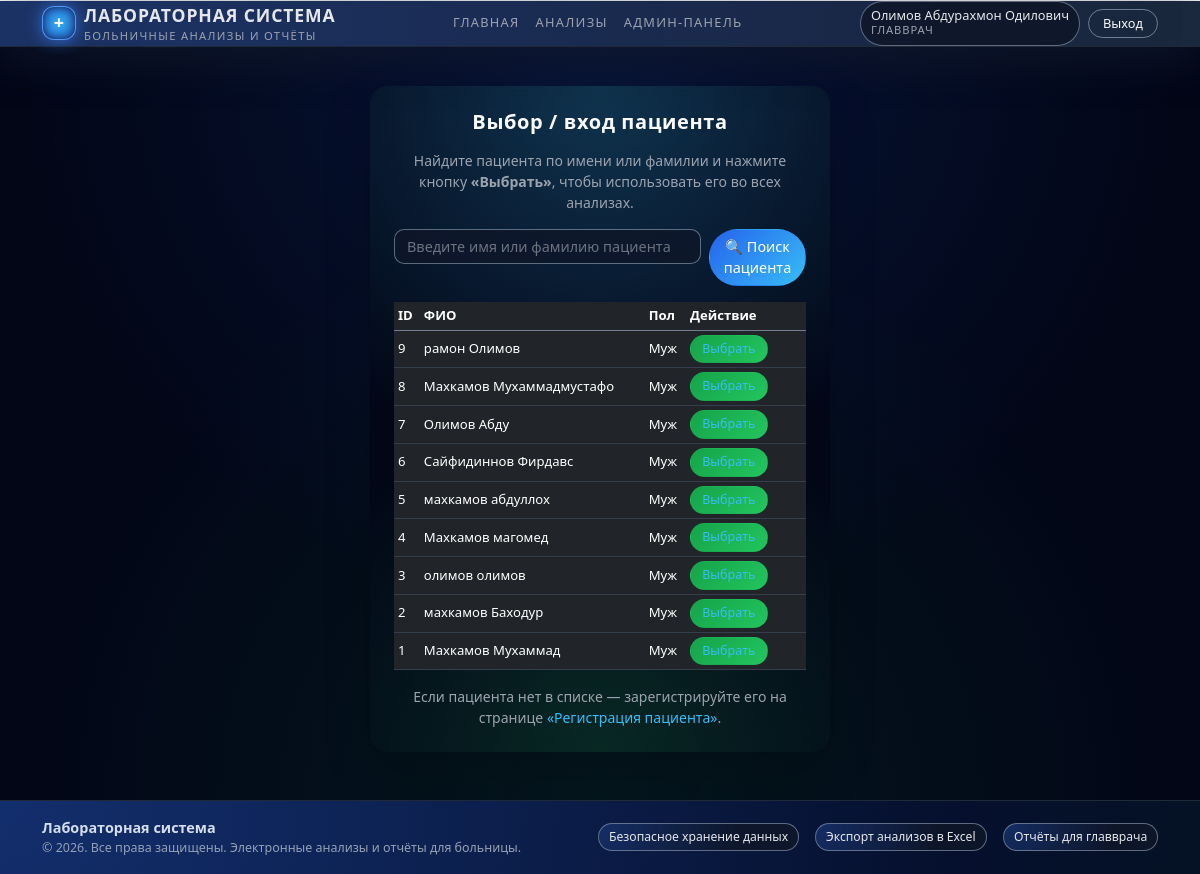
The app's page /pages/patients/select.php (signed in) with its own data.
### tables this page shows
CREATE TABLE `patients` (
  `id` int(11) NOT NULL,
  `first_name` varchar(100) NOT NULL,
  `last_name` varchar(100) NOT NULL,
  `sex` enum('M','F') NOT NULL,
  `phones` varchar(100) DEFAULT NULL,
  `birth_date` date DEFAULT NULL,
  `age` int(11) DEFAULT NULL,
  `card_number` varchar(50) DEFAULT NULL,
  `created_at` datetime NOT NULL DEFAULT current_timestamp()
);

### pages/patients/select.php (the view, shortened to what this page needs)
<?php
require_once __DIR__ . '/../../includes/functions.php';
$q = trim($_GET['q'] ?? '');
if ($q !== '') {
    $stmt = $pdo->prepare("
        SELECT id, first_name, last_name, sex
        FROM patients
        WHERE first_name LIKE ? OR last_name LIKE ?
        ORDER BY last_name, first_name
        LIMIT 50
    ");
    $like = '%' . $q . '%';
    $stmt->execute([$like, $like]);
} else {
    $stmt = $pdo->query("
        SELECT id, first_name, last_name, sex
        FROM patients
        ORDER BY id DESC
        LIMIT 50
    ");
}
$patients = $stmt->fetchAll();
require_once __DIR__ . '/../../includes/header.php';
?>
<link rel="stylesheet" href="/lab-system/public/css/auth.css">
<div class="container py-4 auth-container">
    <div class="auth-card card shadow-lg border-0">
        <div class="card-body p-4">
            <h1 class="h5 mb-3 text-center">Выбор / вход пациента</h1>
            <p class="text-muted small text-center mb-3">
                Найдите пациента по имени или фамилии и нажмите кнопку <strong>«Выбрать»</strong>,
                чтобы использовать его во всех анализах.
            </p>
            <form class="row g-2 mb-3" method="get" action="/lab-system/index.php">
                <div class="col-12 col-md-9">
                    <input
                        type="text"
                        name="q"
                        class="form-control"
                        placeholder="Введите имя или фамилию пациента"
                        value="<?php echo htmlspecialchars($q); ?>"
                    >
                </div>
                <div class="col-12 col-md-3 d-grid">
                    <button type="submit" class="btn btn-primary">
                        🔍 Поиск пациента
                    </button>
                </div>
            </form>
            <div class="table-responsive">
                <table class="table table-sm table-dark align-middle mb-0">
                    <thead>
                        <tr>
                            <th>ID</th>
                            <th>ФИО</th>
                            <th>Пол</th>
                            <th style="width: 120px;">Действие</th>
                        </tr>
                    </thead>
                    <tbody>
                        <?php if ($patients): ?>
                            <?php foreach ($patients as $p): ?>
                                <?php
                                    $sexLabel = ($p['sex'] === 'M') ? 'Муж' : (($p['sex'] === 'F') ? 'Жен' : '');
                                ?>
                                <tr>
                                    <td><?php echo (int)$p['id']; ?></td>
                                    <td><?php echo htmlspecialchars(trim($p['last_name'] . ' ' . $p['first_name'])); ?></td>
                                    <td><?php echo htmlspecialchars($sexLabel); ?></td>
                                    <td>
                                        <a
                                            href="/lab-system/index.php?page=patient_select&set_id=<?php echo (int)$p['id']; ?>"
                                            class="btn btn-success btn-sm"
                                        >
                                            Выбрать
                                        </a>
                                    </td>
                                </tr>
                            <?php endforeach; ?>
                        <?php endif; ?>
                    </tbody>
                </table>
            </div>
            <p class="text-center small text-muted mt-3 mb-0">
                Если пациента нет в списке — зарегистрируйте его на странице
                <a href="/lab-system/index.php?page=patient_register">«Регистрация пациента»</a>.
            </p>
        </div>
    </div>
</div>
<?php
require_once __DIR__ . '/../../includes/footer.php';

### public/css/base.css (style rules this page uses)
html, body { height: 100%; }

### public/css/auth.css (style rules this page uses)
.auth-container { min-height: calc(100vh - 140px); display: flex; align-items: center; justify-content: center; padding: 24px 16px; }
.auth-card { max-width: 460px; width: 100%; border-radius: 18px; background: radial-gradient(circle at top, rgba(56, 189, 248, 0.25), transparent 55%), radial-gradient(circle at bottom, rgba(34, 197, 94, 0.18), transparent 50%), #020617; border: 1px solid rgba(148, 163, 184, 0.5); box-shadow: 0 18px 40px rgba(15, 23, 42, 0.9), 0 0 0 1px rgba(15, 23, 42, 0.9) inset; color: #e5e7eb; }
.auth-card h1, .auth-card .h4, .auth-card .h5 { font-weight: 600; letter-spacing: 0.03em; color: #f9fafb; }
.auth-card p { margin-bottom: 0.5rem; }
.text-muted, .text-muted-soft { color: #9ca3af !important; }
.auth-card .form-control, .auth-card .form-select { background-color: rgba(15, 23, 42, 0.85); border-radius: 10px; border: 1px solid rgba(148, 163, 184, 0.6); color: #e5e7eb; font-size: 0.9rem; }
.auth-card .form-control::placeholder { color: #6b7280; }
.auth-card .btn { border-radius: 999px; font-size: 0.9rem; font-weight: 500; }
.auth-card .btn-primary { background: linear-gradient(135deg, #2563eb, #38bdf8); border-color: transparent; }
.auth-card .btn-success { background: linear-gradient(135deg, #16a34a, #22c55e); border-color: transparent; }
.auth-card a { color: #38bdf8; text-decoration: none; }
.auth-card .table { margin-bottom: 0; font-size: 0.82rem; }
.auth-card .table thead th { border-bottom-color: rgba(148, 163, 184, 0.7); }
.auth-card .table > :not(caption) > * > * { border-color: rgba(55, 65, 81, 0.9); }
.auth-card .btn-sm { padding: 0.25rem 0.7rem; font-size: 0.78rem; }

### records on screen
patients: id "9", last_name+first_name "рамон Олимов", sex "Муж"
patients: id "8", last_name+first_name "Махкамов Мухаммадмустафо", sex "Муж"
patients: id "7", last_name+first_name "Олимов Абду", sex "Муж"
patients: id "6", last_name+first_name "Сайфидиннов Фирдавс", sex "Муж"
patients: id "5", last_name+first_name "махкамов абдуллох", sex "Муж"
patients: id "4", last_name+first_name "Махкамов магомед", sex "Муж"
patients: id "3", last_name+first_name "олимов олимов", sex "Муж"
patients: id "2", last_name+first_name "махкамов Баходур", sex "Муж"
patients: id "1", last_name+first_name "Махкамов Мухаммад", sex "Муж"

### other values on screen
current_user_name() "Олимов Абдурахмон Одилович"
